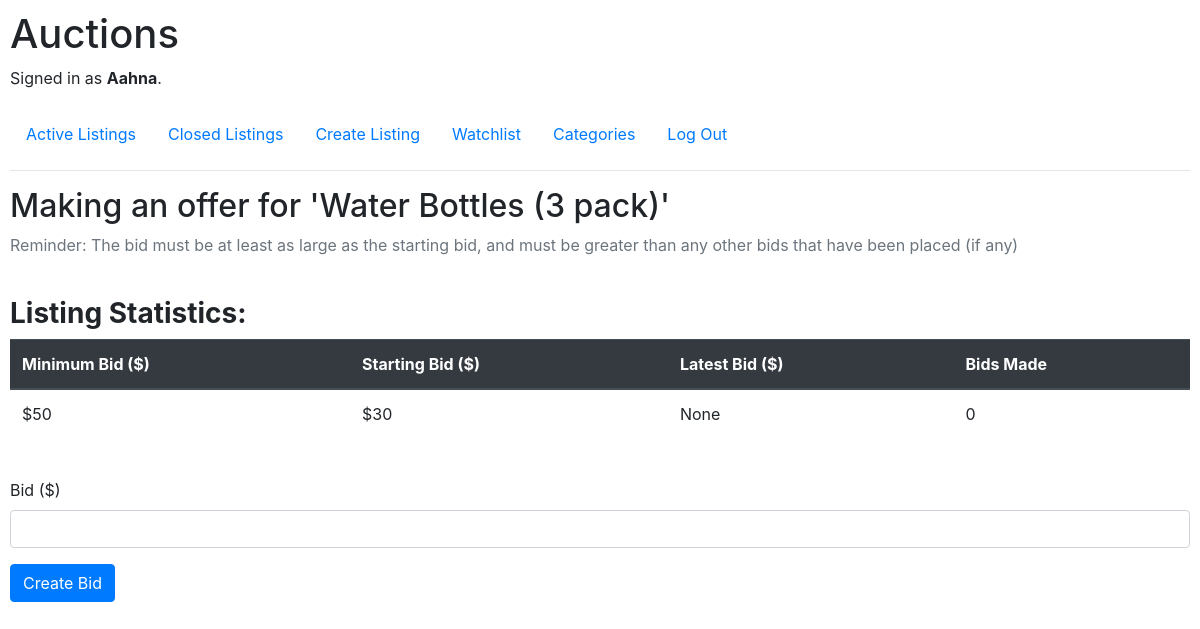
The app's page /make_a_bid/27 (signed in), older data.
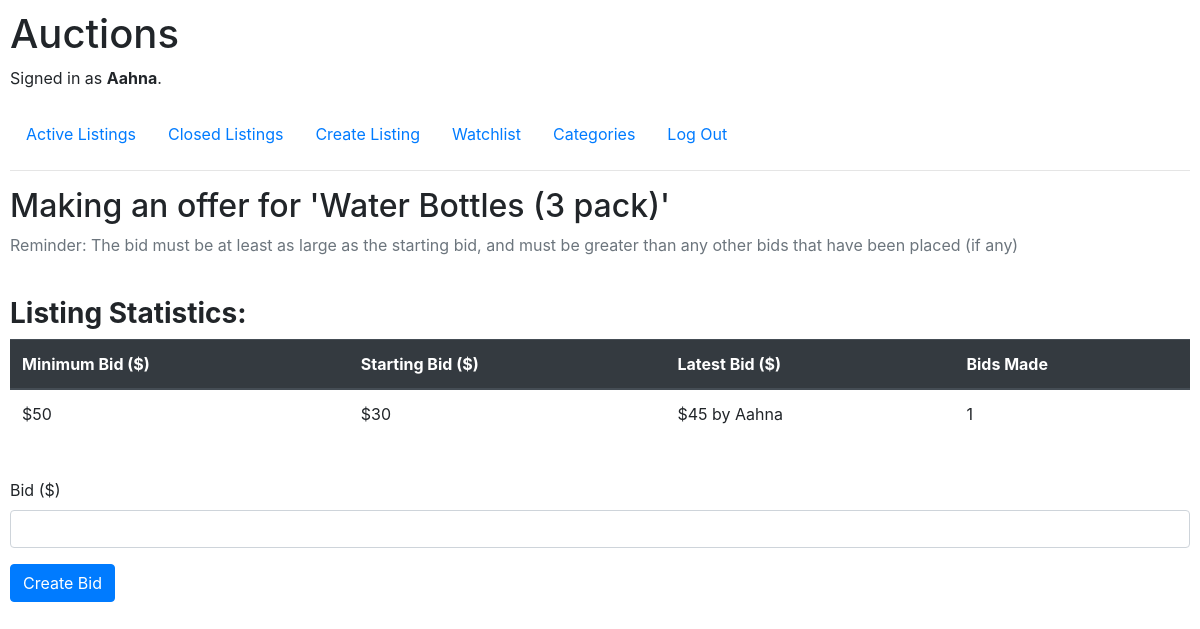
The same page, newer data.
### auctions/models.py (models this page shows, shortened)
class Listing(models.Model):
    CATEGORIES = [
    ('Toys', 'Toys'),
    ('Electronics', 'Electronics'),
    ('Lifestyle', 'Lifestyle'),
    ('Home', 'Home'),
    ('Fashion', 'Fashion'),
    ('Other', 'Other')
    ]
    def validate_image(img):
        avaible_formats = [
            'png',
            'jpeg',
            'jpg',
            ]
        if img:
            img_ext = img.name.split(".")[-1]
            if img.size > 4194304:
                raise ValidationError("Image size must be less than 4MB")
            if img_ext not in avaible_formats:
                raise ValidationError("Image extension is not available")
        return img
    creator = models.ForeignKey('User', on_delete=models.CASCADE, related_name="creator")
    title = models.CharField(max_length=35, blank=False, null=False)
    minimum_bid = models.IntegerField(blank=False, null=True)
    description = models.CharField(blank=True, max_length=1064, null=True)
    starting_bid = models.IntegerField(blank=True, null=True)
    last_bid = models.ForeignKey('Bid', on_delete=models.CASCADE, blank=True, null=True)
    category = models.CharField(max_length=64, blank=True, choices=CATEGORIES)
    image = models.ImageField(
        default='listing-images/default.jpeg',
        upload_to='auctions/files/images',
        validators=[validate_image])
    comments = models.ManyToManyField(Comment, blank=True)
    bid_counter = models.IntegerField(default=0)
    active = models.BooleanField(default=True)
    winner = models.CharField(max_length=64, blank=True, null=True)

class Bid(models.Model):
    user = models.ForeignKey('User', on_delete=models.CASCADE, related_name="user_bid")
    bid = models.IntegerField()
    date_created = models.DateTimeField(auto_now=True)
    auction = models.ForeignKey('Listing', on_delete=models.CASCADE)
    def __str__(self):
        return f"{self.bid} by {self.user}"

class User(AbstractUser):
    pass

### auctions/views.py (the view)
# urls.py: path("make_a_bid/<int:listing_id>", views.make_a_bid, name="make_a_bid"),
@login_required(login_url='/login', redirect_field_name='make_a_bid')
def make_a_bid(request, listing_id):
    listing = Listing.objects.get(id=listing_id)
    user = request.user
    if request.method == "POST":
        bidform = BidForm(request.POST)
        bids = Bid.objects.filter(auction=listing_id).order_by('-bid')
        bid = int(request.POST['bid'])
        if bids:
            current_price = int(bids[0].bid)
        else:
            current_price = int(listing.starting_bid)
        if bid > current_price:
            new_bid = Bid.objects.create(user=user, bid=request.POST['bid'], auction=listing, date_created=date.today())
            listing.bid_counter += 1
            listing.last_bid = new_bid
            listing.save()
            messages.success(request, f"Your bid of ${bid} was made successfully.")
            return render(request, "auctions/listing.html", {
                "listing": listing,
                "comments": Comment.objects.filter(item=listing).order_by('-date_created')
            })
        else:
            messages.error(request, "Please try again.")
            return render(request, "auctions/bid.html", {
                "bid_form": bidform,
                "listing": listing
            })
    else:
        if request.user == listing.creator:
            messages.error(request, "You cannot bid on your own item.")
            return render(request, "auctions/listing.html", {
                "listing": listing,
                "comments": Comment.objects.filter(item=listing).order_by('-date_created')
            })
        return render(request, "auctions/bid.html", {
            "bid_form": BidForm(),
            "listing": listing
        })

### auctions/forms.py
class BidForm(ModelForm):
    class Meta:
        model = Bid
        fields = ['bid']
    widgets = {
        'bid': NumberInput(
            attrs={"class": "form-control", "style": "margin-bottom: 10px"})
    }

### auctions/templates/auctions/bid.html (shortened to what this page needs)
{% extends 'auctions/layout.html' %}
{% load static %}
{% load widget_tweaks %}
{% block body %}
    <div class="overall-layout">
        <h2>Making an offer for '{{ listing.title }}'</h2>
        <p class="text-muted">Reminder: The bid must be at least as large as the starting bid, and must be greater than any other bids that have been placed (if any) </p>
    </div>
    <br>
    <h3><strong>Listing Statistics:</strong></h3>
    <table class="table">
        <thead class="thead-dark">
        <tr>
            <th scope="col">Minimum Bid ($)</th>
            <th scope="col">Starting Bid ($)</th>
            <th scope="col">Latest Bid ($)</th>
            <th scope="col">Bids Made</th>
        </tr>
        </thead>
        <tbody>
        <tr>
            <td>${{listing.minimum_bid}}</td>
            <td>${{listing.starting_bid}}</td>
            {% if listing.last_bid == None %}
                <td>None</td>
            {% else %}
                <td>${{listing.last_bid}}</td>
            {% endif %}
            <td>{{listing.bid_counter}}</td>
        </tr>
        </tbody>
    </table>
    <br>
    <form action= "{% url 'make_a_bid' listing.id %}" method="POST">
        <div class="form-group">
            <label for="selectField" class="form-label">Bid ($)</label>
            {% render_field bid_form.bid class="form-control" type="number" name="bid" placeholder="" %}
        </div>
        <input class="btn btn-primary" type="submit" value="Create Bid">
    </form>
{% endblock body %}

Row changes from the older to the newer data that the page shows:
changed Listing "Water Bottles (3 pack)": last_bid_id empty → 13 (drawn); last_bid (not shown) → "45 by Aahna"; bid_counter "0" → "1"
Text that changed along with them:
text no longer shown: "None"
